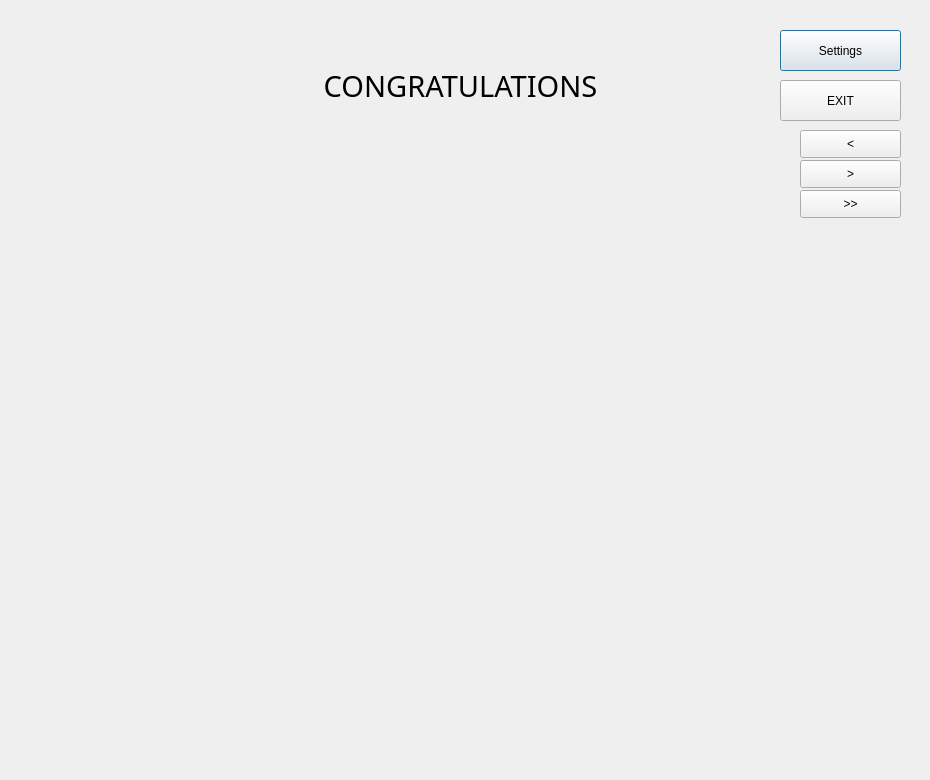
<?xml version="1.0" encoding="UTF-8"?>
<ui version="4.0">
 <class>puzzle</class>
 <widget class="QDialog" name="puzzle">
  <property name="geometry">
   <rect>
    <x>0</x>
    <y>0</y>
    <width>930</width>
    <height>780</height>
   </rect>
  </property>
  <property name="minimumSize">
   <size>
    <width>930</width>
    <height>780</height>
   </size>
  </property>
  <property name="maximumSize">
   <size>
    <width>930</width>
    <height>780</height>
   </size>
  </property>
  <property name="windowTitle">
   <string>Dialog</string>
  </property>
  <widget class="QWidget" name="gridLayoutWidget">
   <property name="geometry">
    <rect>
     <x>250</x>
     <y>240</y>
     <width>581</width>
     <height>511</height>
    </rect>
   </property>
   <layout class="QGridLayout" name="gridLayout_puzzle">
    <property name="sizeConstraint">
     <enum>QLayout::SetFixedSize</enum>
    </property>
   </layout>
  </widget>
  <widget class="QWidget" name="gridLayoutWidget_2">
   <property name="geometry">
    <rect>
     <x>40</x>
     <y>20</y>
     <width>151</width>
     <height>141</height>
    </rect>
   </property>
   <layout class="QGridLayout" name="gridLayout_picture">
    <property name="sizeConstraint">
     <enum>QLayout::SetFixedSize</enum>
    </property>
   </layout>
  </widget>
  <widget class="QPushButton" name="pushButton_settings">
   <property name="geometry">
    <rect>
     <x>780</x>
     <y>30</y>
     <width>121</width>
     <height>41</height>
    </rect>
   </property>
   <property name="text">
    <string>Settings</string>
   </property>
  </widget>
  <widget class="QPushButton" name="pushButton_toEnd">
   <property name="geometry">
    <rect>
     <x>800</x>
     <y>190</y>
     <width>101</width>
     <height>28</height>
    </rect>
   </property>
   <property name="text">
    <string>&gt;&gt;</string>
   </property>
  </widget>
  <widget class="QPushButton" name="pushButton_exit">
   <property name="geometry">
    <rect>
     <x>780</x>
     <y>80</y>
     <width>121</width>
     <height>41</height>
    </rect>
   </property>
   <property name="text">
    <string>EXIT</string>
   </property>
  </widget>
  <widget class="QLabel" name="label_congratulations">
   <property name="geometry">
    <rect>
     <x>280</x>
     <y>30</y>
     <width>361</width>
     <height>111</height>
    </rect>
   </property>
   <property name="font">
    <font>
     <family>Jokerman</family>
     <pointsize>22</pointsize>
    </font>
   </property>
   <property name="text">
    <string>CONGRATULATIONS</string>
   </property>
   <property name="alignment">
    <set>Qt::AlignCenter</set>
   </property>
  </widget>
  <widget class="QPushButton" name="pushButton_back">
   <property name="geometry">
    <rect>
     <x>800</x>
     <y>130</y>
     <width>101</width>
     <height>28</height>
    </rect>
   </property>
   <property name="text">
    <string>&lt;</string>
   </property>
  </widget>
  <widget class="QPushButton" name="pushButton_forward">
   <property name="geometry">
    <rect>
     <x>800</x>
     <y>160</y>
     <width>101</width>
     <height>28</height>
    </rect>
   </property>
   <property name="text">
    <string>&gt;</string>
   </property>
  </widget>
 </widget>
 <resources/>
 <connections/>
</ui>
